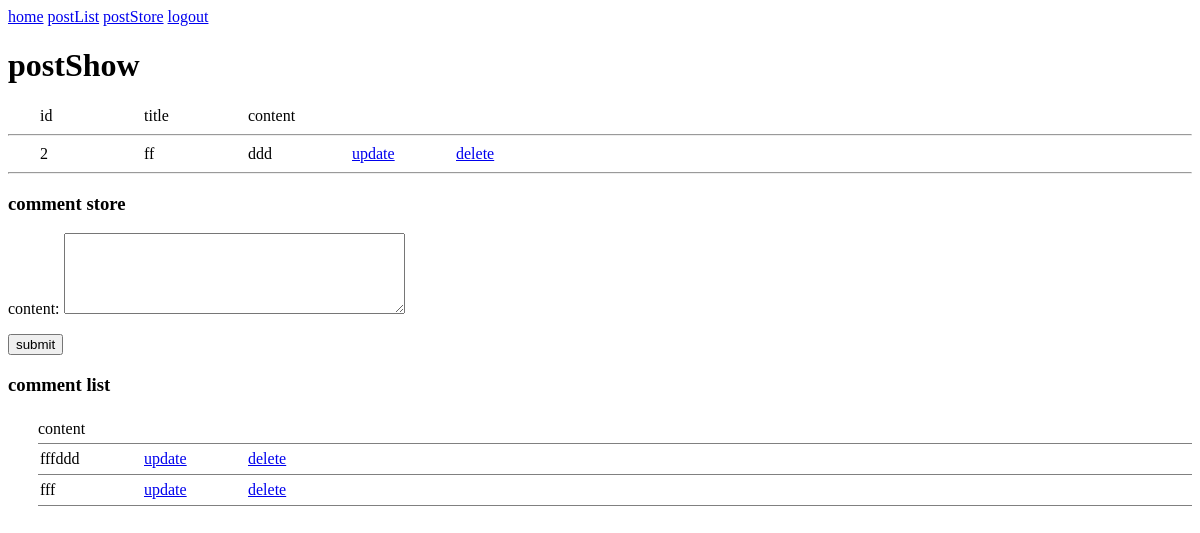
Page /posts/show/2 (signed in) on the committed database.
### posts/models.py (models this page shows, shortened)
class Post(BaseMeta):
  title = models.CharField(max_length=30)
  content = models.TextField(max_length=200)
  user = models.ForeignKey('users.User', on_delete=models.CASCADE)
  class Meta:
    db_table = 'posts'

### comments/models.py (models this page shows, shortened)
class Comment(BaseMeta):
  content = models.TextField(max_length=100)
  user = models.ForeignKey('users.User', on_delete=models.SET_NULL, null=True)
  post = models.ForeignKey('posts.Post', on_delete=models.CASCADE)
  objects = CommentManager()
  class Meta:
    db_table = 'comments'

### posts/views.py (the view)
# urls.py: path('show/<int:id>', views.show, name='show'),
@login_required
def show(request, id):
  post = get_object_or_404(Post, id=id)
  if post.user.id != request.user.id:
    raise Http404
  form = CommentForm()
  comments = Comment.objects.get_comments_for_post(post.id)
  return render(request, 'posts/show.html', context={'post': post, 'comment_store_form': form, 'comments': comments})

### comments/forms.py
class CommentForm(forms.ModelForm):
  content = forms.CharField(
    label='content',
    widget=forms.Textarea(attrs={'rows': 5, 'cols': 40})
	)
  class Meta:
    model = Comment
    fields = ('content',)

### comments/models.py (called while the page is built)
    def get_comments_for_post(self, post_id):
        return self.filter(post_id=post_id).order_by('-id').all()

### templates/posts/show.html (shortened to what this page needs)
{% extends 'base.html' %}
{% block content %}
  {% if user.is_authenticated %}
    <h1>postShow</h1>
    <div class="list-container">
      <div class="list-item">id</div>
      <div class="list-item">title</div>
      <div class="list-item">content</div>
    </div>
    <hr>
    <div class="list-container">
        <div class="list-item">{{ post.id }}</div>
        <div class="list-item">{{ post.title }}</div>
        <div class="list-item">{{ post.content }}</div>
        {% if post.user_id == request.user.id %}
          <div class="list-item">
            <a href="{% url 'posts:update' post.id %}">update</a>
          </div>
          <div class="list-item">
            <a href="{% url 'posts:delete' post.id %}" class="delete-post">delete</a>
          </div>
        {% endif %}
      </div>
      <hr>
      {% include "comments/store.html" with post_id=post.id %}
      {% include "comments/index.html" with comments=comments %}
  {% endif %}
{% endblock %}

### templates/comments/index.html (shortened to what this page needs)
{% if user.is_authenticated %}
  <h3>comment list</h3>
  <div class="list-container border-bottom">content</div>
  {% for comment in comments %}
    <div class="list-container border-bottom">
        <div class="list-item">{{ comment.content }}</div>
        {% if comment.user_id == request.user.id %}
          <div class="list-item">
            <a href="{% url 'comments:update' comment.id %}">update</a>
          </div>
          <div class="list-item">
            <a href="{% url 'comments:delete' comment.id %}" class="delete-post">delete</a>
          </div>
        {% endif %}
    </div>
  {% endfor %}
{% endif %}

### static/css/style.css (style rules this page uses)
.list-container { display: flex; flex-direction: row; justify-content: flex-start; margin-left: 30px; }
.list-item { width: 100px; padding: 1px 2px; }

### templates/comments/index.html (style rules this page uses)
.border-bottom { border-bottom: 1px solid gray; padding: 5px 0; }

### rows in the picture
Post: id "2", title "ff", content "ddd"
Comment: content "fffddd", shows "update"
Comment: content "fff", shows "update"
